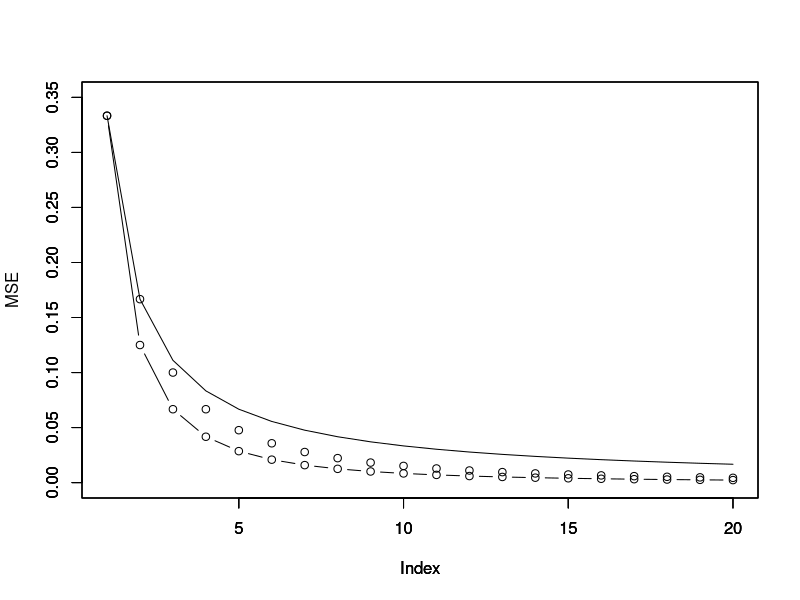
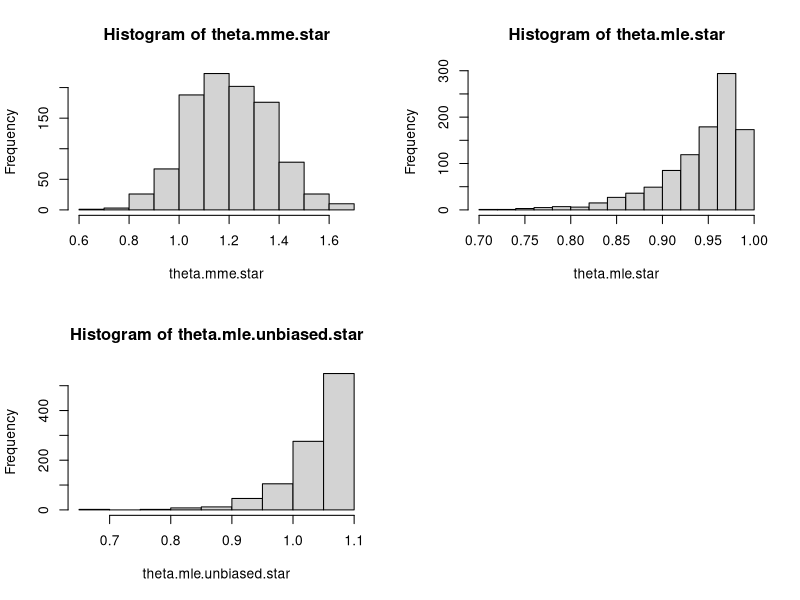

These figures' R source, in order:
### Compare the MSEs of the MME, MLE, and corrected MLE
### for theta, sampling from the Unif(0,theta).

theta = 1
n = c(1:20)

MSE.MME = theta/(3*n)
X11()
plot(MSE.MME,type="l",ylim=c(0,.35),ylab="MSE")

MSE.MLE = 2*theta^2 / ( (n+2)*(n+1) )
par(new=T)
plot(MSE.MLE,type="p",ylim=c(0,.35),ylab=" ")

MSE.MLE.unbiased = theta^2 / ( n*(n+2) )
par(new=T)
plot(MSE.MLE.unbiased,type="b",ylim=c(0,.35),ylab=" ")

# Parametric Bootstrap

# Consider a random sample from Unif(0,theta)

n = 20
theta = 1
x = runif(n, min=0, max=theta)
x.original = x

theta.tilde = 2* mean(x)
theta.tilde

theta.hat = max(x)
theta.hat

theta.hat.unbiased = ((n+1)/n)*theta.hat
theta.hat.unbiased

theta.hat.unbiased = ((n+1)/n) * theta.hat
theta.hat.unbiased

# Parametric Bootstrap of the MLE

B = 1000
theta.mme.star = numeric(B)
for(i in 1:B){
	x = runif(n, min=0, max=theta.tilde)
	theta.mme.star[i] = 2*mean(x)
}

par(mfrow=c(2,2))

hist(theta.mme.star)

# Parametric Bootstrap of the MLE

B = 1000
theta.mle.star = numeric(B)
for(i in 1:B){
	x = runif(n, min=0, max=theta.hat)
	theta.mle.star[i] = max(x)
}

hist(theta.mle.star)

# Parametric Bootstrap of the corrected unbiased MLE

B = 1000
theta.mle.unbiased.star = numeric(B)
for(i in 1:B){
	x = runif(n, min=0, max=theta.hat.unbiased)
	theta.mle.unbiased.star[i] = ((n+1)/n)*max(x)
}

hist(theta.mle.unbiased.star)